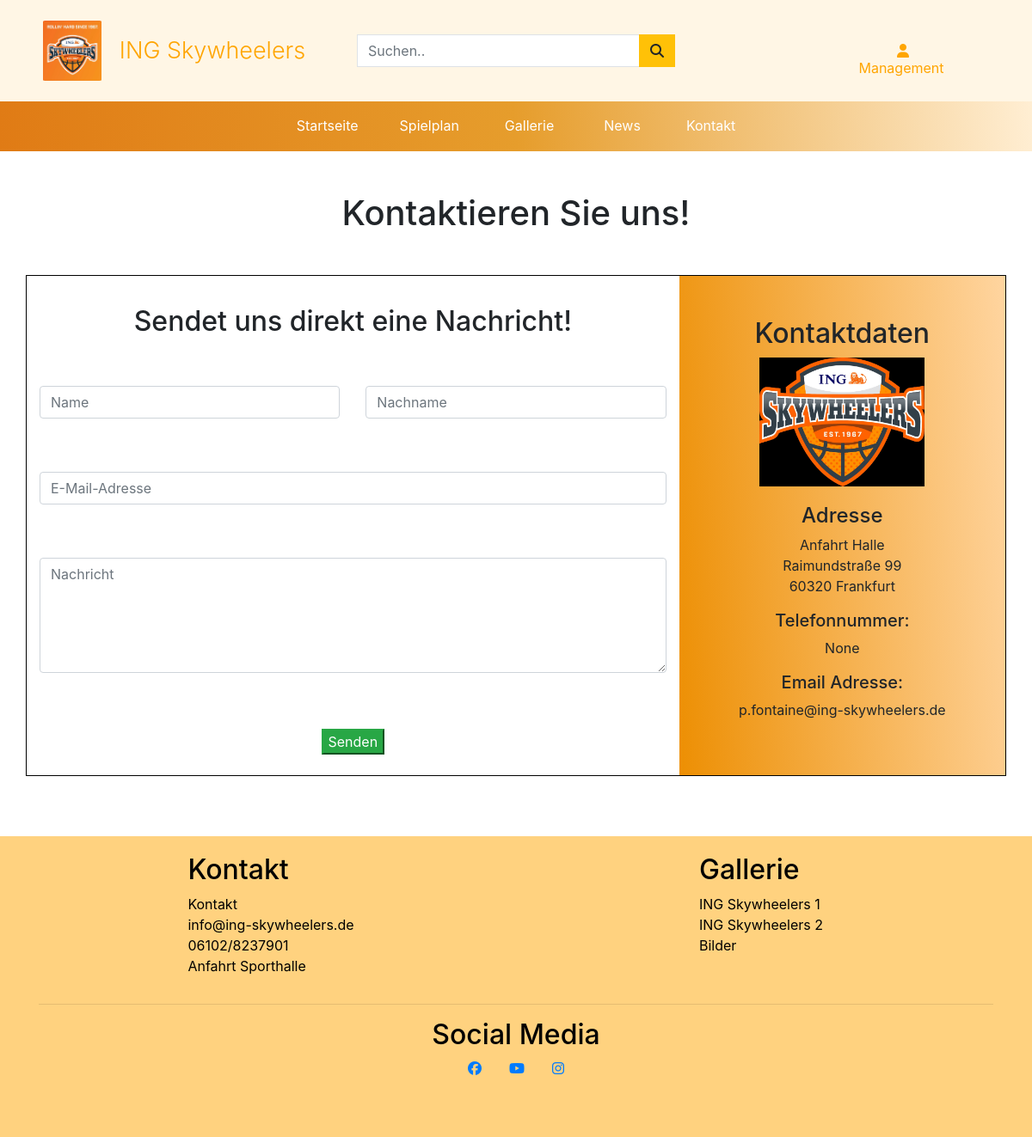
Before: /kontakt/ with the older database file.
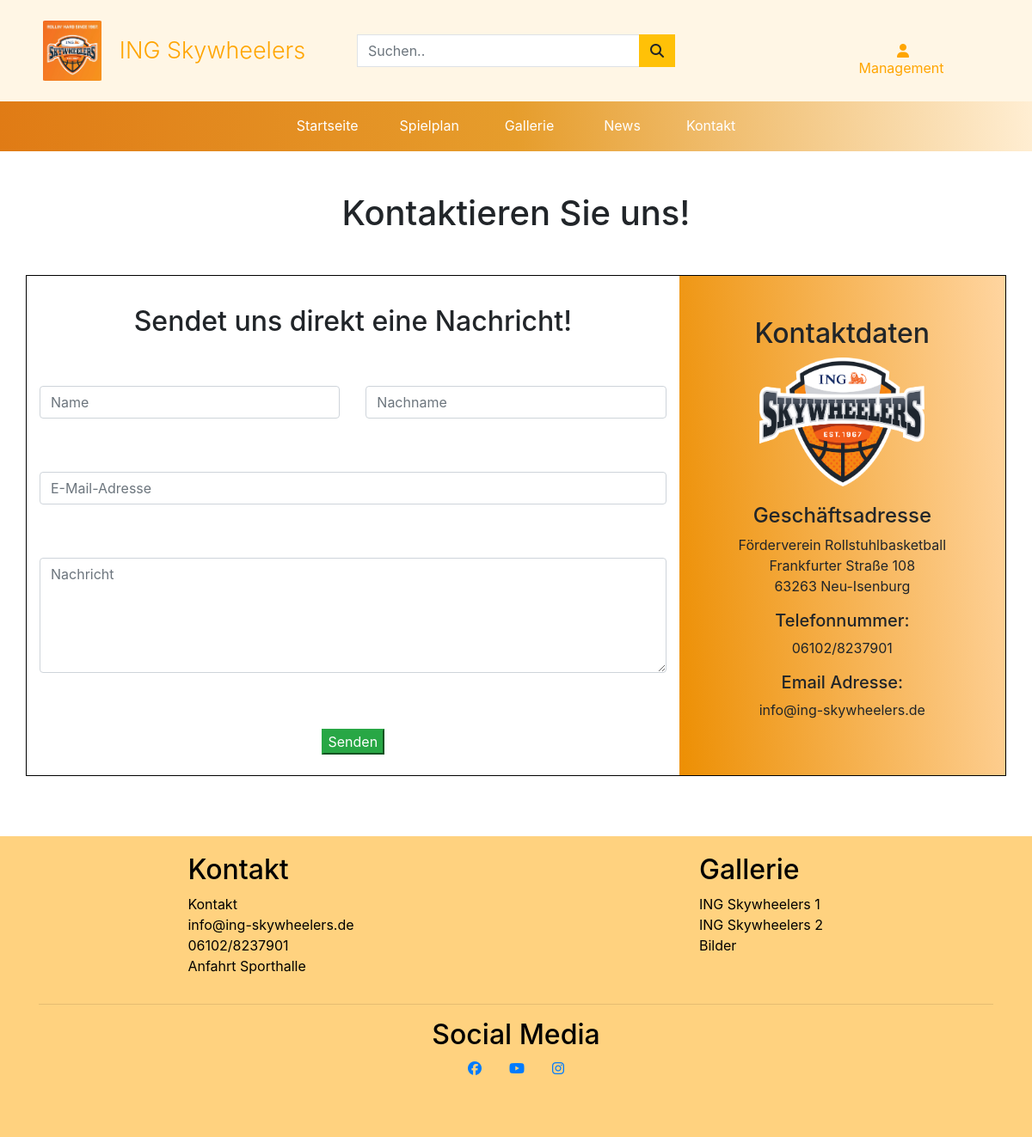
After: the same page with the newer database file.
### contact/models.py (models this page shows)
class ContactInfo(models.Model):
    contactHeading = models.CharField(max_length=100, null=False, blank=False, default='')
    name = models.CharField(max_length=100, null=False, blank=False, default='')
    image = models.ImageField(null=False, blank=False)
    addressLine1 = models.CharField(max_length=100, null=True, blank=True, default='')
    addressLine2 = models.CharField(max_length=100, null=True, blank=True, default='')
    addressLine3 = models.CharField(max_length=100, null=True, blank=True, default='')
    addressLine4 = models.CharField(max_length=100, null=True, blank=True, default='')
    phoneHeading = models.CharField(max_length=40, null=True, blank=True, default='')
    phoneNumber =  models.CharField(max_length=20, null=True, blank=True, default='')
    emailHeading = models.CharField(max_length=20, null=True, blank=True, default='')
    email = models.EmailField(max_length=100, null=True, blank=True, default='')

### contact/views.py (the view)
# urls.py: path('', views.contactPage, name='contactPage'),
def contactPage(request):
    contact_information = ContactInfo.objects.all()
    context = {
        'contact_info': contact_information,
    }
    return render(request, "contact/contact.html", context)

### contact/templates/contact/contact.html (shortened to what this page needs)
{% extends 'base.html' %}
{% load static %}
{% block css %}
<link rel="stylesheet" href="{% static 'contact/css/contact.css' %}">
{% endblock %}
{% block content %}
<section class="my-5">
    <div class="container-fluid text-center">
        <h1>Kontaktieren Sie uns!</h1>
    </div>
</section>
<section class="d-flex justify-content-center">
    <div class="container" id="message-section">
        <form method="post" enctype="text/plain">
            <div class="row">
                <div class="col-12 col-md-8 text-center form-flex" id="contactForm">
                    <div class="row">
                        <div class="col-12">
                            <div class="form-heading">
                                <h2>Sendet uns direkt eine Nachricht!</h2>
                            </div>
                        </div>
                    </div>
                    <div class="row">
                        <div class="col-12 col-md-6 input-padding">
                            <input type="text" name="name" id="name" placeholder="Name" class="form-control"
                                required /><br>
                        </div>
                        <div class="col-12 col-md-6 input-padding">
                            <input type="text" name="surname" id="surname" placeholder="Nachname" class="form-control"
                                required /><br>
                        </div>
                    </div>
                    <div class="row input-padding">
                        <div class="col-12">
                            <input type="email" name="email" id="email" placeholder="E-Mail-Adresse"
                                class="form-control" required /><br>
                        </div>
                    </div>
                    <div class="row input-padding">
                        <div class="col-12">
                            <textarea name="Nachricht" id="contactMessage" placeholder="Nachricht" class="form-control"
                                rows="5" required></textarea>
                        </div>
                    </div>
                    <div class="container">
                        <div class="row input-padding justify-content-center">
                            <div class="formsSubmit center-form">
                                <input type="submit" value="Senden" id="submitBtn" class="btn-success" />
                            </div>
                        </div>
                    </div>
                </div>
                <div class="d-md-block d-none col-md-4 text-center kontakt-space">
                    <div class="kontakt-infos-BG py-5">
                        {% for contact in contact_info %}
                        <h2>{{ contact.contactHeading }}</h2>
                        <div class="contact-image" style="background-image: url('{{ contact.image.url }}')"></div>
                        <ul class="no-left-padding">
                            <h4 class="text-center">{{ contact.name }}</h4>
                            <li class="no-list-style">{{ contact.addressLine1 }}</li>
                            <li class="no-list-style">{{ contact.addressLine2 }}</li>
                            <li class="no-list-style">{{ contact.addressLine3 }}</li>
                        </ul>
                        <ul class="no-left-padding">
                            <h5 class="no-list-style">{{ contact.phoneHeading }}</h5>
                            <li class="no-list-style">{{ contact.phoneNumber }}</li>
                        </ul>
                        <ul class="no-left-padding">
                            <h5 class="no-list-style">{{ contact.emailHeading }}</h5>
                            <li class="no-list-style">{{ contact.email}}</li>
                        </ul>
                        {% endfor %}
                    </div>
                </div>
            </div>
        </form>
    </div>
</section>
{% endblock %}

Changed rows visible on the page:
changed ContactInfo "Kontaktdaten": image: a different picture; name "Adresse" → "Geschäftsadresse"; addressLine1 "Anfahrt Halle" → "Förderverein Rollstuhlbasketball"; addressLine2 "Raimundstraße 99" → "Frankfurter Straße 108"; addressLine3 "60320 Frankfurt" → "63263 Neu-Isenburg"; phoneNumber "None" → "06102/8237901"; email "p.fontaine@ing-skywheelers.de" → "info@ing-skywheelers.de"
